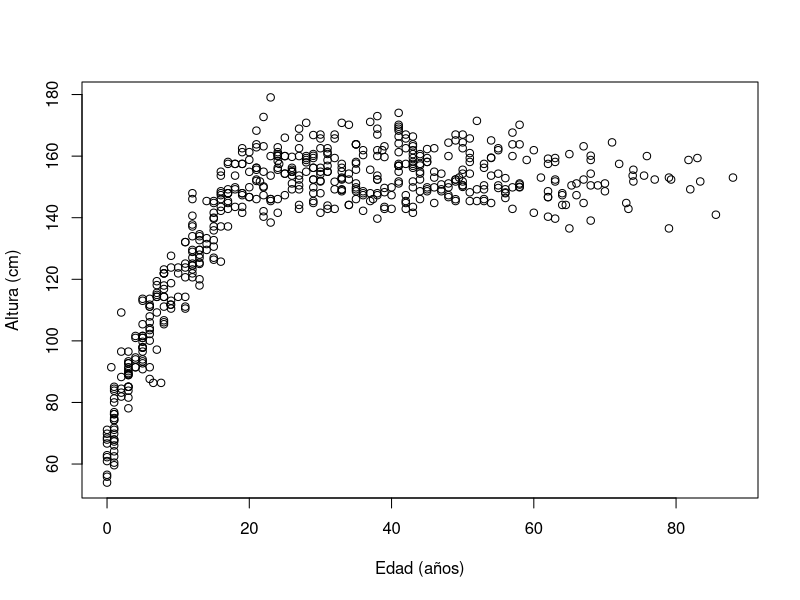
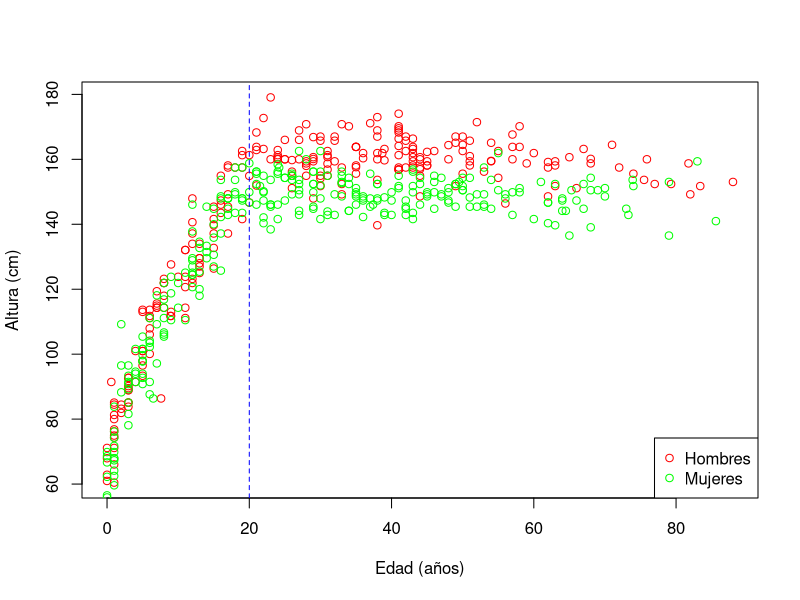
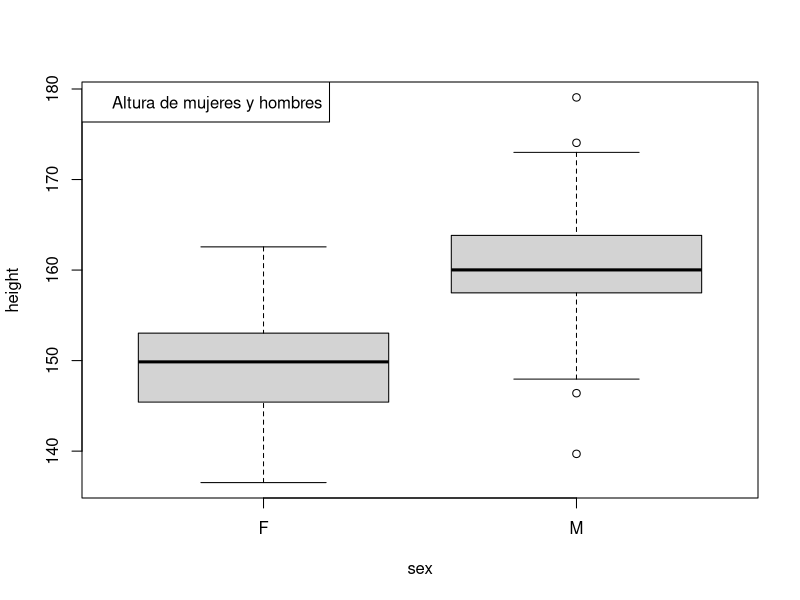
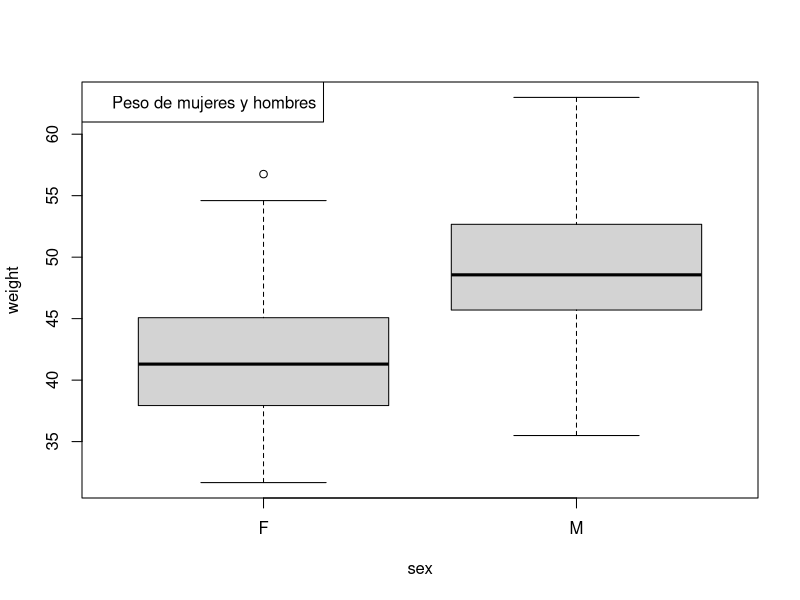
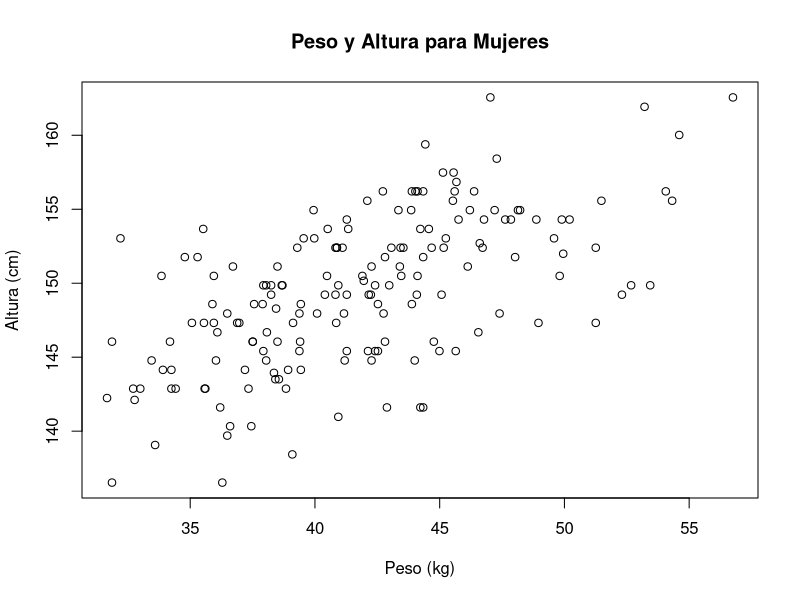
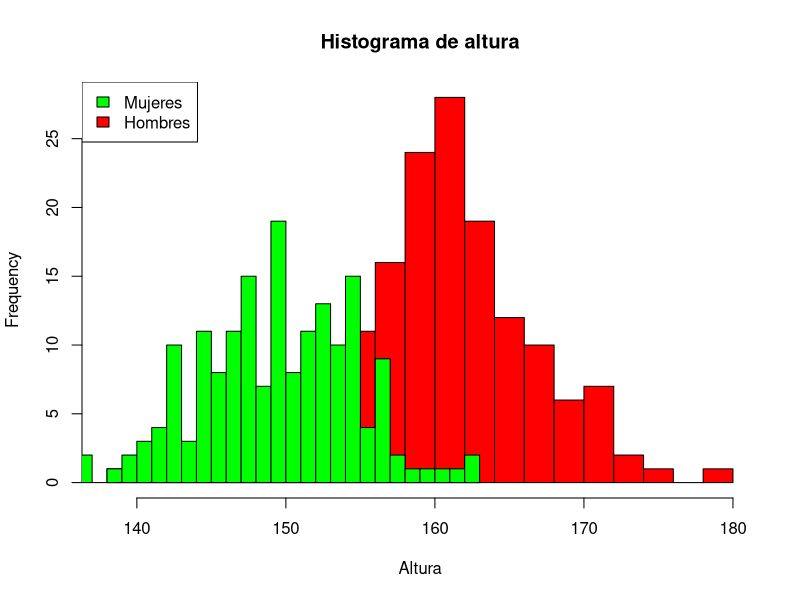
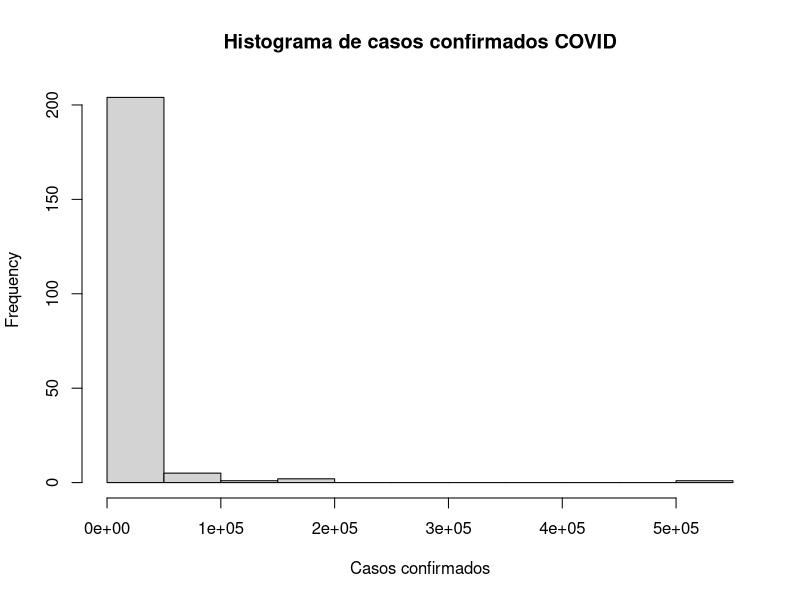
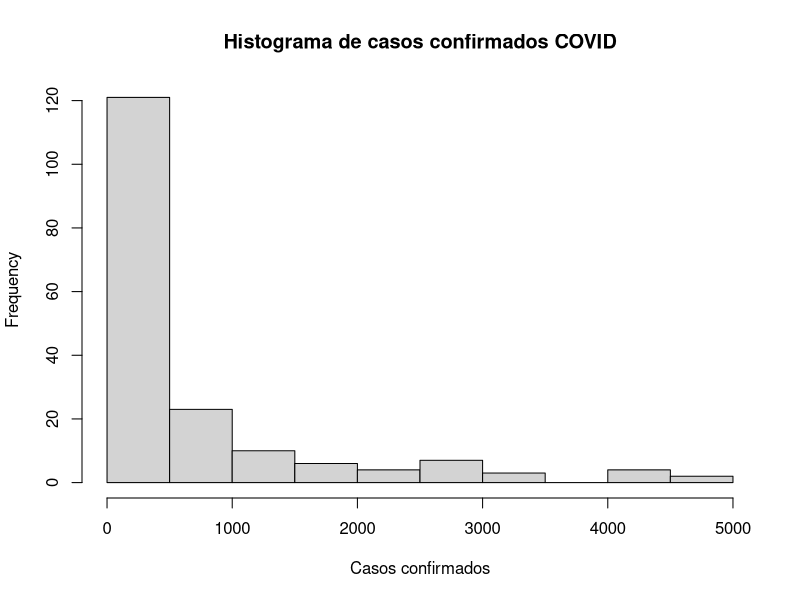

Write the R code that produced these figures, in order.
#################################################################
#              Curso de análisis de datos con R
#Asociación Argentina de Bioinformática y Biologíca Computacional
#                         Octubre 2020
#            Práctica Estadística descriptiva y AED
#################################################################

#Primero le decimos a R en qué directorio queremos que trabaje
setwd("~/trabajo/cursos/analisis_de_datos_con_r_octubre_2020/clases/clase_3")

#1) Medidas de resumen

#a)
#Cargamos antropometria
antropometria <- read.csv("datasets/antropometria.csv", stringsAsFactors=FALSE)

#b)
#Cantidad de datos
nrow(antropometria)

#Cantidad de atributos
ncol(antropometria)

#Tipo de los atributos
str(antropometria)

#Nombre de los atributos
colnames(antropometria)

#Primeros 5 y últimos 5 datos
head(antropometria, n = 5)
tail(antropometria, n = 5)

#El dataset consiste en 572 observaciones con 4 atributos cada una. El sexo es un atributo tipo 
#character, mientras que la altura, el peso y la edad son numéricos.

#c)
table(antropometria$sex)
#Vemos que hay algunos datos que están mal cargados, en lugar de F o M figuran números, podríamos sacarlos antes de seguir trabajando.
datos_validos <- antropometria$sex == "F" | antropometria$sex == "M" #(solo nos interesan los que digan F o M. o lógico se escribe con | en R)
antropometria <- antropometria[datos_validos, ] #Subseteamos los datos válidos
table(antropometria$sex) #Vemos si se resolvió el problema

#d)
#Separamos las alturas en hombre y mujer
alturaHombres <- antropometria$height[antropometria$sex == "M"]
alturaMujeres <- antropometria$height[antropometria$sex == "F"]

#Podemos usar summary o cada función por separado
summary(alturaHombres) #Observamos que hay un dato NA, a cada función le vamos a tener que pedir que retire los NAs, si no van a contagiar.

max(alturaHombres, na.rm = T) #na.rm remueve los NA
min(alturaHombres, na.rm = T) #na.rm remueve los NA
mean(alturaHombres, na.rm = T) #na.rm remueve los NA
median(alturaHombres, na.rm = T) #na.rm remueve los NA
var(alturaHombres, na.rm = T) #na.rm remueve los NA
sd(alturaHombres, na.rm = T) #na.rm remueve los NA

#Hacemos lo mismo para las mujeres
summary(alturaMujeres) #Observamos que no hay NAs

max(alturaMujeres)
min(alturaMujeres)
mean(alturaMujeres)
median(alturaMujeres)
var(alturaMujeres)
sd(alturaMujeres)

#Los hombres en promedio tienen mayor altura pero mayor varianza en las alturas que las mujeres.

#e)
#Cargamos los casos de covid por país
cases.covid.19.by.country <- read.csv("datasets/cases-covid-19-by-country.csv", stringsAsFactors=FALSE)

#f, g, h, i)
#Cantidad de datos
nrow(cases.covid.19.by.country)

#Cantidad de atributos
ncol(cases.covid.19.by.country)

#Tipo de los atributos
str(cases.covid.19.by.country)

#Nombre de los atributos
colnames(cases.covid.19.by.country)

#Primeros 5 y últimos 5 datos
head(cases.covid.19.by.country, n = 5)
tail(cases.covid.19.by.country, n = 5)

#El dataset consiste en 213 observaciones con 3 atributos cada una. El nombre del país es un atributo tipo 
#character, mientras que el acumulado de casos y el acumulado de fallecimientos es numérico.

#j)
#Medidas de centralidad, media, mediana y moda
mean(cases.covid.19.by.country$cum_conf)
median(cases.covid.19.by.country$cum_conf)
which.max(table(cases.covid.19.by.country$cum_conf))

mean(cases.covid.19.by.country$cum_death)
median(cases.covid.19.by.country$cum_death)
which.max(table(cases.covid.19.by.country$cum_death))

#Son muy diferentes las tres medidas

#k)
#Medidas de dispersión, rango, desvío estandar e IQR
max(cases.covid.19.by.country$cum_conf)-min(cases.covid.19.by.country$cum_conf)
sd(cases.covid.19.by.country$cum_conf)
IQR(cases.covid.19.by.country$cum_conf)

max(cases.covid.19.by.country$cum_death)-min(cases.covid.19.by.country$cum_death)
sd(cases.covid.19.by.country$cum_death)
IQR(cases.covid.19.by.country$cum_death)

#l)
#Los datos son muy dispersos. Convendría usar mediana e IQR como medidas de resumen

#2) Visualización
#a)
antropometria <- read.csv("datasets/antropometria.csv", stringsAsFactors=FALSE)

#b)
plot(antropometria$age, antropometria$height, xlab = "Edad (años)", ylab = "Altura (cm)")
#Parece existir relación entre la altura y edad hasta aproximadamente los 20 años. A partir de ahí, la altura no pareciera cambiar con la edad.

#Grafiquemos por sexo
plot(antropometria$age[antropometria$sex == "M"], antropometria$height[antropometria$sex == "M"], col = "red", xlab = "Edad (años)", ylab = "Altura (cm)")
points(antropometria$age[antropometria$sex == "F"], antropometria$height[antropometria$sex == "F"], col = "green")
legend("bottomright", legend = c("Hombres", "Mujeres"), col = c("red", "green"), pch = 1)
#La relación entre altura y edad no parece depender del sexo

#c)
#Esto lo hacemos a ojo, elegimos alrededor de los 20 años. El ejercicio no pretende que calculen esto de forma automática.
abline(v = 20, col = "blue", lty = 2)

#d) Subseteamos y nos quedamos con los mayores a 20 años. La guía tiene un typo, en lugar de vector debería decir data.frame
adultos <- antropometria[antropometria$age > 20, ]
#Eliminemos los NAs que hayan quedado para sacarnos ese problema de encima. Podemos usar un for, un apply o vectorizado, la función complete.cases que devuelve
#solamente las observaciones que no tienen NA
adultos <- adultos[complete.cases(adultos), ]

#e) 
#Podemos usar fórmulas para hacer esto más fácil
boxplot(height ~ sex, data = adultos)
legend("topleft", legend = c("Altura de mujeres y hombres"))
#Parece variar la altura dependiendo del sexo, como era de esperar.

boxplot(weight ~ sex, data = adultos)
legend("topleft", legend = c("Peso de mujeres y hombres"))
#Parece variar el peso dependiendo del sexo, como era de esperar.

#f)
#Graficamos altura vs peso para mujeres y para hombres por separado.
plot(adultos$weight[adultos$sex == "F"], adultos$height[adultos$sex == "F"], xlab = "Peso (kg)", ylab = "Altura (cm)", main = "Peso y Altura para Mujeres")
#Calculamos la correlación entre esas dos variables usando cor. La correlación vale como máximo 1.
cor(adultos$weight[adultos$sex == "F"], adultos$height[adultos$sex == "F"])
#Parece existir correlación entre ambas variables. Queda el ejercicio para Hombre.

#g) 
hist(adultos$height[adultos$sex == "M"], col = "red", breaks = 20, xlab = "Altura", main = "Histograma de altura")
hist(adultos$height[adultos$sex == "F"], col = "green", add = T, breaks = 20)
legend("topleft", legend = c("Mujeres", "Hombres"), col = c("green", "red"), fill = c("green", "red"))
#Vemos que las distribuciones se solapan pero las medias son bien distintas.

#h) 
cases.covid.19.by.country <- read.csv("datasets/cases-covid-19-by-country.csv", stringsAsFactors=FALSE)

#i)
#Hacemos histogramas. Voy a usar el total de los casos confirmados, ustedes pueden usar otras que gusten.
hist(cases.covid.19.by.country$cum_conf, main = "Histograma de casos confirmados COVID", xlab = "Casos confirmados")

#Hay mucha diferencia entre países, vamos a analizar los países con menos casos.
#Nos podemos quedar con los datos que estén por debajo del "bigote", tercer cuartil + 1.5*IQR
#Calculamos los valores que nos interesan
tercer_cuartil <- summary(cases.covid.19.by.country$cum_conf)[5]
iqr            <- IQR(cases.covid.19.by.country$cum_conf)

#Vemos cuales cumplen con la condición y nos quedamos solo con esos
ids_casos <- which(cases.covid.19.by.country$cum_conf < tercer_cuartil + 1.5*iqr)
cum_conf <- cases.covid.19.by.country$cum_conf[ids_casos]
summary(cum_conf)
hist(cum_conf, main = "Histograma de casos confirmados COVID", xlab = "Casos confirmados")

#j)
#Grafiquemos un histograma y un boxplot para com_conf
layout(matrix(1:2, ncol=1, nrow=2)) #Con esto podemos graficar dos gráficos en una sola columna, dos filas
hist(cum_conf, main = "Casos confirmados COVID", xlab = "Casos confirmados")
boxplot(cum_conf, horizontal = T)

#Siguen apareciendo valores extremos en el boxplot porque al sacar algunos datos, cambian todas las
#medidas y las escalas. En particular, cambia la mediana y el IQR

#k)
#Grafiquemos un scatterplot
layout(1) #Volvemos a un sólo gráfico por vez
plot(cases.covid.19.by.country$cum_conf, cases.covid.19.by.country$cum_death, xlab = "Casos", ylab = "Fallecimientos", main = "Casos de COVID-19 por país")

#Los casos extremos no nos permiten visualizar con detalle la relación. Debemos sacarlos.
tercer_cuartil_conf <- summary(cases.covid.19.by.country$cum_conf)[5]
iqr_conf            <- IQR(cases.covid.19.by.country$cum_conf)

tercer_cuartil_death <- summary(cases.covid.19.by.country$cum_death)[5]
iqr_death            <- IQR(cases.covid.19.by.country$cum_death)

#Vemos cuales cumplen con las dos condiciones y nos quedamos solo con esos
ids_casos <- which(cases.covid.19.by.country$cum_conf < tercer_cuartil_conf + 1.5*iqr_conf &
                   cases.covid.19.by.country$cum_death < tercer_cuartil_death + 1.5*iqr_death)
casos_de_interes <- cases.covid.19.by.country[ids_casos, ]

#Grafiquemos
plot(casos_de_interes$cum_conf, casos_de_interes$cum_death, xlab = "Casos", ylab = "Fallecimientos", main = "Casos de COVID-19 por país")

#Sigue siendo dificil de identificar que le pasa a la mayor parte de los casos, recortemos nuevamente
#hagamos un zoom a la parte más llena
ids_casos <- which(cases.covid.19.by.country$cum_conf < 500 &
                   cases.covid.19.by.country$cum_death < 10)
casos_de_interes <- cases.covid.19.by.country[ids_casos, ]

#Grafiquemos
plot(casos_de_interes$cum_conf, casos_de_interes$cum_death, main = "Casos confirmados vs. fallecimientos", xlab = "Casos confirmados", ylab="Fallecimientos")

#Si bien para valores grandes de casos parece haber una relación entre cantidad de casos y cantidad
#de fallecimientos, no parece haber una relación inmediata entre la cantidad de casos y la cantidad
#de fallecimientos en los casos más chicos. ¿Por qué podría estar pasando esto?
